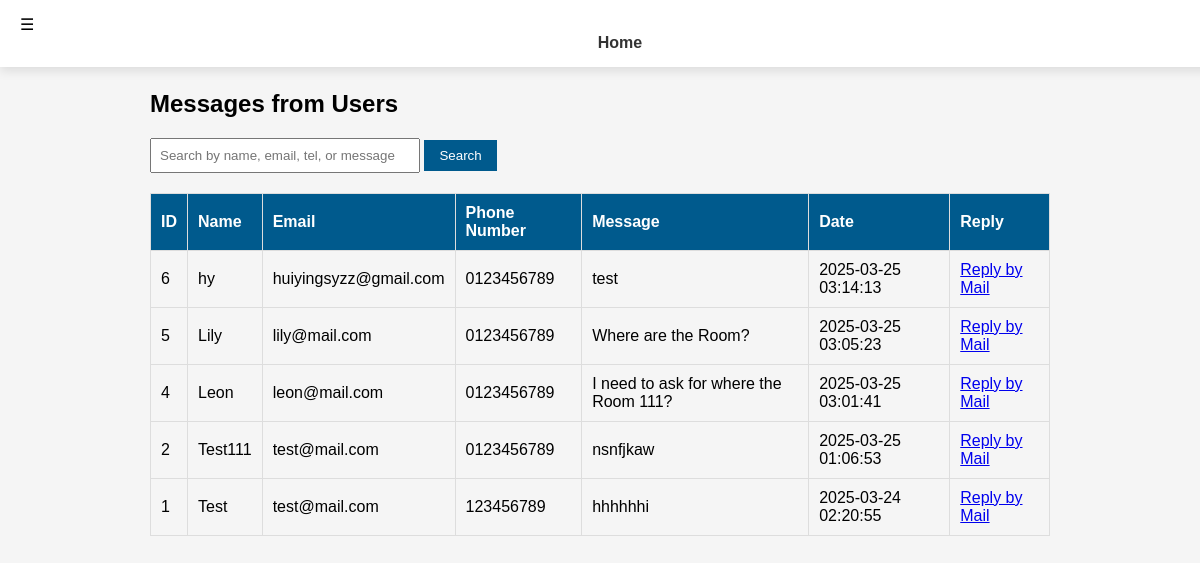
Page /admin/messages.php on the committed database.
### tables this page shows
CREATE TABLE `messages` (
  `id` int(11) NOT NULL,
  `name` varchar(255) NOT NULL,
  `email` varchar(255) NOT NULL,
  `tel` varchar(20) DEFAULT NULL,
  `message` text NOT NULL,
  `created_at` timestamp NOT NULL DEFAULT current_timestamp()
);

### admin/messages.php (the view, shortened to what this page needs)
<?php
$conn = new mysqli("localhost", "root", "", "hospital_management_system");
$search = isset($_GET['search']) ? trim($_GET['search']) : '';
$sql = "SELECT * FROM messages";
$sql .= " ORDER BY created_at DESC";
$result = $conn->query($sql);
$num_rows = $result->num_rows;
?>
<!DOCTYPE html>
<html lang="en">
<head>
</head>
<body>
<?php include '../includes/navbar.php'; ?>
<div class="container">
    <h2>Messages from Users</h2>
    <form method="GET" class="search-bar">
        <input type="text" name="search" placeholder="Search by name, email, tel, or message" value="<?php echo htmlspecialchars($search); ?>">
        <button type="submit">Search</button>
    </form>
    <?php if ($num_rows > 0) { ?>
        <table>
            <tr>
                <th>ID</th>
                <th>Name</th>
                <th>Email</th>
                <th>Phone Number</th>
                <th>Message</th>
                <th>Date</th>
                <th>Reply</th>
            </tr>
            <?php while ($row = $result->fetch_assoc()) { ?>
                <tr>
                    <td><?php echo $row['id']; ?></td>
                    <td><?php echo $row['name']; ?></td>
                    <td><?php echo $row['email']; ?></td>
                    <td><?php echo $row['tel']; ?></td>
                    <td><?php echo $row['message']; ?></td>
                    <td><?php echo $row['created_at']; ?></td>
                    <td>
                        <a href="mailto:<?php echo $row['email']; ?>?subject=Reply from Green Life Hospital">
                            Reply by Mail
                        </a>
                    </td>
                </tr>
            <?php } ?>
        </table>
    <?php } else { ?>
        <p class="no-results">No users found</p>
    <?php } ?>
</div>
</body>
</html>

### admin/messages.php (style rules this page uses)
body { font-family: Arial, sans-serif; margin: 40px; }
h2 { margin-bottom: 20px; }
.container { max-width: 900px; margin: auto; }
.search-bar { margin-bottom: 20px; }
table { width: 100%; border-collapse: collapse; }
th, td { border: 1px solid #ddd; padding: 10px; text-align: left; }
th { background-color: #005a8d; color: white; }
input[type="text"] { padding: 8px; width: 250px; }
button { padding: 8px 15px; background-color: #005a8d; color: white; border: none; cursor: pointer; }

### includes/navbar.php (style rules this page uses)
body { font-family: 'Arial', sans-serif; margin: 0; padding: 0; background-color: #f5f5f5; padding-top: 70px; }

### rows in the picture
messages: id "6", name "hy", email "huiyingsyzz@gmail.com", tel "0123456789", message "test", created_at "2025-03-25 03:14:13"
messages: id "5", name "Lily", email "lily@mail.com", tel "0123456789", message "Where are the Room?", created_at "2025-03-25 03:05:23"
messages: id "4", name "Leon", email "leon@mail.com", tel "0123456789", message "I need to ask for where the Room 111?", created_at "2025-03-25 03:01:41"
messages: id "2", name "Test111", email "test@mail.com", tel "0123456789", message "nsnfjkaw", created_at "2025-03-25 01:06:53"
messages: id "1", name "Test", email "test@mail.com", tel "123456789", message "hhhhhhi", created_at "2025-03-24 02:20:55"
